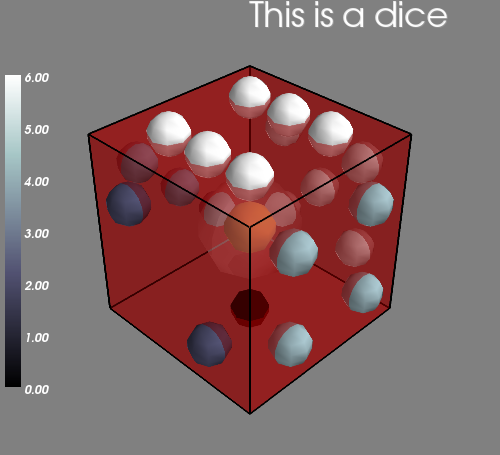

Source code (Python):
# This script creates a transparent red dice to explore further the capabilities
# of mayavi.
#
# To run (in a Python shell):
# run red_dice.py 
#
# Created January 2015 by F.P.A.Vogt for the ANITA astroinformatics summer 
# school 2015. 
# Published as supplementary material in Vogt, Owen et al., ApJ (2015).
#
# Questions, comments : [email redacted]
#
# If you find this code useful for your research, please cite
#
# Vogt, Owen et al., Advanced Data Visualization in Astrophysics: 
# the X3D Pathway, ApJ (2015).
#
# ------------------------------------------------------------------------------

# Import the required packages
from enthought.mayavi import mlab

# Define the dice elements
xs = [0]
ys = [0]
zs = [0]
px = [0,
    -0.25,-0.25,-0.25,0.25, 0.25,0.25,
    -0.5, -0.5,-0.5, -0.5,-0.5,
     0.5, 0.5,
     0,-0.25,0.25,
    -0.25, -0.25, 0.25, 0.25]
py = [0, 
    -0.25, 0, 0.25,-0.25, 0, 0.25,
    0,-0.25,0.25, -0.25, 0.25,
    -0.25,0.25,
    -0.5, -0.5, -0.5, 
    0.5, 0.5, 0.5, 0.5]
pz = [-0.5,
    0.5,0.5, 0.5, 0.5, 0.5,0.5,
    0, -0.25, -0.25, 0.25, 0.25,
    0.25, -0.25,
    0,-0.25, 0.25,
    -0.25,0.25, -0.25, 0.25]
pc = [0,
    6,6,6,6,6,6,
    5,5,5,5,5,
    2,2,
    3,3,3,
    4,4,4,4,]        


# Create a mayavi window
mlab.close(2)
mlab.figure(2,size=(500,500))

# Add some inner spheres with transparency and the cube
mlab.points3d(xs,ys,zs, scale_factor=0.25,color=(1,0.5,0), mode= 'sphere',
                opacity=1)
mlab.points3d(xs,ys,zs, scale_factor=0.5,color=(1,1,1), mode= 'sphere', 
                opacity=0.5)
mlab.points3d(xs,ys,zs, scale_factor=1,scale_mode='none', color=(0.7,0,0),
                mode='cube', opacity=0.5)

# A dark outline for the look
mlab.outline(color=(0,0,0),line_width = 2.0)

# The different cube faces this time with some colors
mlab.points3d(px,py,pz, pc, scale_factor=0.2, scale_mode='none', 
                colormap="bone",mode='sphere')

# And the associated colorbar
mlab.colorbar(orientation="vertical",nb_labels=7)

# Finally add some text. 
# This can be done via either mlab.text() or mlab.text3d(). We prefer the former
# function, as it will result in a "text" instance in the associated X3D file, 
# which allows, e.g. to modifiy the text itself at the X3D level. By comparison,
# mlab.text3D() creates a full 3-D structure which cannot be modified later on.
mlab.text(0,0,"This is a dice",z=1)

# Export the model to X3D and WRL
mlab.savefig('./red_dice.x3d')
mlab.savefig('./red_dice.png')

mlab.show()
